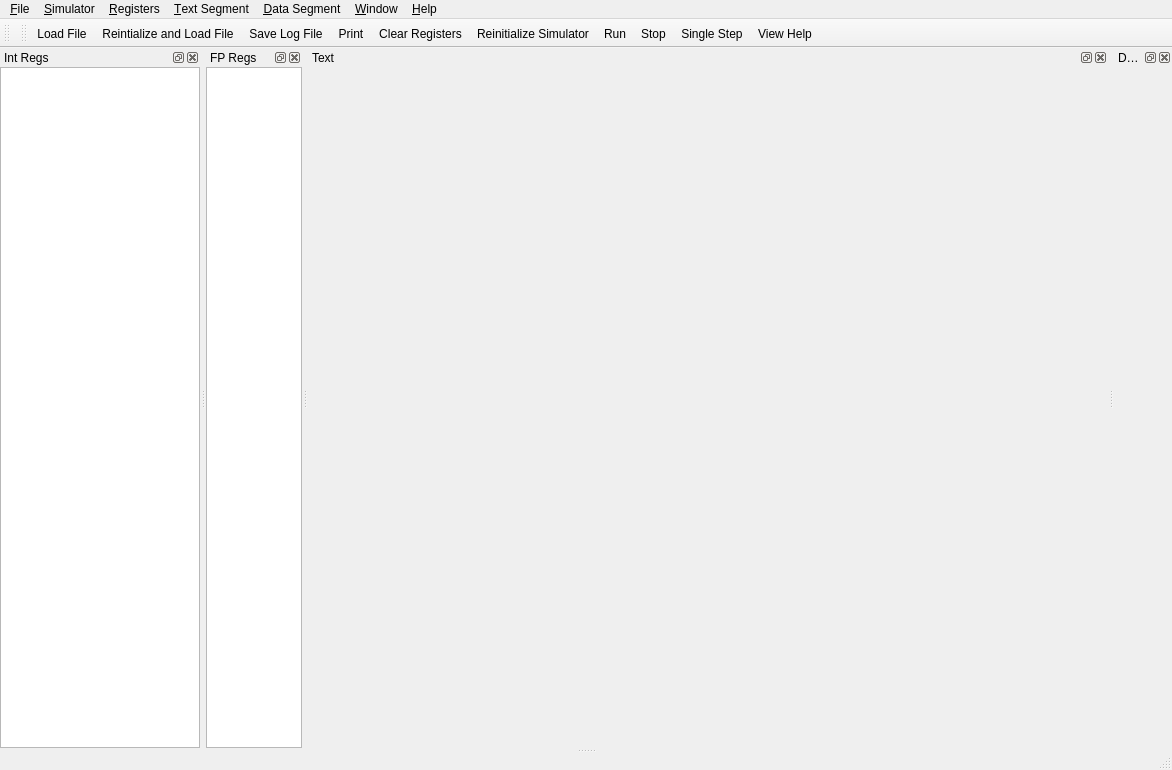
<?xml version="1.0" encoding="UTF-8"?>

<!--
   SPIM S20 MIPS simulator.
   Terminal interface for SPIM simulator.

   Copyright (c) 1990-2010, James R. Larus.
   All rights reserved.

   Redistribution and use in source and binary forms, with or without modification,
   are permitted provided that the following conditions are met:

   Redistributions of source code must retain the above copyright notice,
   this list of conditions and the following disclaimer.

   Redistributions in binary form must reproduce the above copyright notice,
   this list of conditions and the following disclaimer in the documentation and/or
   other materials provided with the distribution.

   Neither the name of the James R. Larus nor the names of its contributors may be
   used to endorse or promote products derived from this software without specific
   prior written permission.

   THIS SOFTWARE IS PROVIDED BY THE COPYRIGHT HOLDERS AND CONTRIBUTORS "AS IS"
   AND ANY EXPRESS OR IMPLIED WARRANTIES, INCLUDING, BUT NOT LIMITED TO, THE
   IMPLIED WARRANTIES OF MERCHANTABILITY AND FITNESS FOR A PARTICULAR PURPOSE
   ARE DISCLAIMED. IN NO EVENT SHALL THE COPYRIGHT HOLDER OR CONTRIBUTORS BE
   LIABLE FOR ANY DIRECT, INDIRECT, INCIDENTAL, SPECIAL, EXEMPLARY, OR
   CONSEQUENTIAL DAMAGES (INCLUDING, BUT NOT LIMITED TO, PROCUREMENT OF SUBSTITUTE
   GOODS OR SERVICES; LOSS OF USE, DATA, OR PROFITS; OR BUSINESS INTERRUPTION)
   HOWEVER CAUSED AND ON ANY THEORY OF LIABILITY, WHETHER IN CONTRACT, STRICT
   LIABILITY, OR TORT (INCLUDING NEGLIGENCE OR OTHERWISE) ARISING IN ANY WAY
   OUT OF THE USE OF THIS SOFTWARE, EVEN IF ADVISED OF THE POSSIBILITY OF SUCH DAMAGE.
-->


<ui version="4.0">
 <class>SpimView</class>
 <widget class="QMainWindow" name="SpimView">
  <property name="geometry">
   <rect>
    <x>0</x>
    <y>0</y>
    <width>1172</width>
    <height>770</height>
   </rect>
  </property>
  <property name="windowTitle">
   <string>QtSpim</string>
  </property>
  <property name="dockOptions">
   <set>QMainWindow::AnimatedDocks|QMainWindow::ForceTabbedDocks|QMainWindow::VerticalTabs</set>
  </property>
  <widget class="QTextEdit" name="centralWidget">
   <property name="undoRedoEnabled">
    <bool>false</bool>
   </property>
   <property name="readOnly">
    <bool>true</bool>
   </property>
  </widget>
  <widget class="QMenuBar" name="menuBar">
   <property name="geometry">
    <rect>
     <x>0</x>
     <y>0</y>
     <width>1172</width>
     <height>21</height>
    </rect>
   </property>
   <widget class="QMenu" name="menu_File">
    <property name="title">
     <string>&amp;File</string>
    </property>
    <widget class="QMenu" name="menuRecent_Files">
     <property name="title">
      <string>Recent Files</string>
     </property>
    </widget>
    <addaction name="action_File_Load"/>
    <addaction name="menuRecent_Files"/>
    <addaction name="action_File_Reload"/>
    <addaction name="separator"/>
    <addaction name="action_File_SaveLog"/>
    <addaction name="separator"/>
    <addaction name="action_File_Print"/>
    <addaction name="separator"/>
    <addaction name="action_File_Exit"/>
   </widget>
   <widget class="QMenu" name="menu_Simulator">
    <property name="title">
     <string>&amp;Simulator</string>
    </property>
    <addaction name="action_Sim_ClearRegisters"/>
    <addaction name="action_Sim_Reinitialize"/>
    <addaction name="separator"/>
    <addaction name="action_Sim_SetRunParameters"/>
    <addaction name="action_Sim_Run"/>
    <addaction name="action_Sim_Stop"/>
    <addaction name="action_Sim_SingleStep"/>
    <addaction name="separator"/>
    <addaction name="action_Sim_DisplaySymbols"/>
    <addaction name="separator"/>
    <addaction name="action_Sim_Settings"/>
   </widget>
   <widget class="QMenu" name="menu_Registers">
    <property name="title">
     <string>&amp;Registers</string>
    </property>
    <addaction name="action_Reg_DisplayBinary"/>
    <addaction name="action_Reg_DisplayOctal"/>
    <addaction name="action_Reg_DisplayHex"/>
    <addaction name="action_Reg_DisplayDecimal"/>
   </widget>
   <widget class="QMenu" name="menu_Text_Segment">
    <property name="title">
     <string>&amp;Text Segment</string>
    </property>
    <addaction name="action_Text_DisplayUserText"/>
    <addaction name="action_Text_DisplayKernelText"/>
    <addaction name="separator"/>
    <addaction name="action_Text_DisplayComments"/>
    <addaction name="action_Text_DisplayInstructionValue"/>
   </widget>
   <widget class="QMenu" name="menu_Data_Segment">
    <property name="title">
     <string>&amp;Data Segment</string>
    </property>
    <addaction name="action_Data_DisplayUserData"/>
    <addaction name="action_Data_DisplayUserStack"/>
    <addaction name="action_Data_DisplayKernelData"/>
    <addaction name="separator"/>
    <addaction name="separator"/>
    <addaction name="action_Data_DisplayBinary"/>
    <addaction name="action_Data_DisplayOctal"/>
    <addaction name="action_Data_DisplayHex"/>
    <addaction name="action_Data_DisplayDecimal"/>
   </widget>
   <widget class="QMenu" name="menu_Window">
    <property name="title">
     <string>&amp;Window</string>
    </property>
    <addaction name="action_Win_IntRegisters"/>
    <addaction name="action_Win_FPRegisters"/>
    <addaction name="action_Win_TextSegment"/>
    <addaction name="action_Win_DataSegment"/>
    <addaction name="action_Win_Console"/>
    <addaction name="separator"/>
    <addaction name="action_Win_Tile"/>
   </widget>
   <widget class="QMenu" name="menu_Help">
    <property name="title">
     <string>&amp;Help</string>
    </property>
    <addaction name="action_Help_ViewHelp"/>
    <addaction name="action_Help_AboutSPIM"/>
   </widget>
   <addaction name="menu_File"/>
   <addaction name="menu_Simulator"/>
   <addaction name="menu_Registers"/>
   <addaction name="menu_Text_Segment"/>
   <addaction name="menu_Data_Segment"/>
   <addaction name="menu_Window"/>
   <addaction name="menu_Help"/>
  </widget>
  <widget class="QToolBar" name="main_Win_ToolBar">
   <attribute name="toolBarArea">
    <enum>TopToolBarArea</enum>
   </attribute>
   <attribute name="toolBarBreak">
    <bool>false</bool>
   </attribute>
  </widget>
  <widget class="QStatusBar" name="statusBar"/>
  <widget class="QDockWidget" name="IntRegDockWidget">
   <property name="allowedAreas">
    <set>Qt::TopDockWidgetArea</set>
   </property>
   <property name="windowTitle">
    <string>Int Regs</string>
   </property>
   <attribute name="dockWidgetArea">
    <number>4</number>
   </attribute>
   <widget class="QTextEdit" name="IntRegTextEdit">
    <property name="minimumSize">
     <size>
      <width>200</width>
      <height>600</height>
     </size>
    </property>
    <property name="undoRedoEnabled">
     <bool>false</bool>
    </property>
    <property name="readOnly">
     <bool>true</bool>
    </property>
   </widget>
  </widget>
  <widget class="QDockWidget" name="FPRegDockWidget">
   <property name="allowedAreas">
    <set>Qt::TopDockWidgetArea</set>
   </property>
   <property name="windowTitle">
    <string>FP Regs</string>
   </property>
   <attribute name="dockWidgetArea">
    <number>4</number>
   </attribute>
   <widget class="QTextEdit" name="FPRegTextEdit">
    <property name="undoRedoEnabled">
     <bool>false</bool>
    </property>
    <property name="readOnly">
     <bool>true</bool>
    </property>
   </widget>
  </widget>
  <widget class="QDockWidget" name="TextSegDockWidget">
   <property name="sizePolicy">
    <sizepolicy hsizetype="Preferred" vsizetype="Preferred">
     <horstretch>0</horstretch>
     <verstretch>0</verstretch>
    </sizepolicy>
   </property>
   <property name="allowedAreas">
    <set>Qt::BottomDockWidgetArea|Qt::TopDockWidgetArea</set>
   </property>
   <property name="windowTitle">
    <string>Text</string>
   </property>
   <attribute name="dockWidgetArea">
    <number>4</number>
   </attribute>
   <widget class="textTextEdit" name="TextSegmentTextEdit">
    <property name="minimumSize">
     <size>
      <width>800</width>
      <height>600</height>
     </size>
    </property>
    <property name="undoRedoEnabled" stdset="0">
     <bool>false</bool>
    </property>
    <property name="readOnly" stdset="0">
     <bool>true</bool>
    </property>
   </widget>
  </widget>
  <widget class="QDockWidget" name="DataSegDockWidget">
   <property name="allowedAreas">
    <set>Qt::TopDockWidgetArea</set>
   </property>
   <property name="windowTitle">
    <string>Data</string>
   </property>
   <attribute name="dockWidgetArea">
    <number>4</number>
   </attribute>
   <widget class="dataTextEdit" name="DataSegmentTextEdit">
    <property name="undoRedoEnabled" stdset="0">
     <bool>false</bool>
    </property>
    <property name="readOnly" stdset="0">
     <bool>true</bool>
    </property>
   </widget>
  </widget>
  <widget class="QToolBar" name="toolBar">
   <property name="windowTitle">
    <string>toolBar</string>
   </property>
   <attribute name="toolBarArea">
    <enum>TopToolBarArea</enum>
   </attribute>
   <attribute name="toolBarBreak">
    <bool>false</bool>
   </attribute>
   <addaction name="action_File_Load"/>
   <addaction name="action_File_Reload"/>
   <addaction name="action_File_SaveLog"/>
   <addaction name="action_File_Print"/>
   <addaction name="action_Sim_ClearRegisters"/>
   <addaction name="action_Sim_Reinitialize"/>
   <addaction name="action_Sim_Run"/>
   <addaction name="action_Sim_Stop"/>
   <addaction name="action_Sim_SingleStep"/>
   <addaction name="action_Help_ViewHelp"/>
  </widget>
  <action name="action_File_Load">
   <property name="icon">
    <iconset resource="windows_images.qrc">
     <normaloff>:/icons/LoadFile.png</normaloff>:/icons/LoadFile.png</iconset>
   </property>
   <property name="text">
    <string>&amp;Load File</string>
   </property>
  </action>
  <action name="action_File_SaveLog">
   <property name="icon">
    <iconset resource="windows_images.qrc">
     <normaloff>:/icons/SaveLog.png</normaloff>:/icons/SaveLog.png</iconset>
   </property>
   <property name="text">
    <string>&amp;Save Log File</string>
   </property>
  </action>
  <action name="action_File_Exit">
   <property name="text">
    <string>&amp;Exit</string>
   </property>
  </action>
  <action name="action_Sim_ClearRegisters">
   <property name="icon">
    <iconset resource="windows_images.qrc">
     <normaloff>:/icons/ClearRegs.png</normaloff>:/icons/ClearRegs.png</iconset>
   </property>
   <property name="text">
    <string>&amp;Clear Registers</string>
   </property>
  </action>
  <action name="action_Sim_Reinitialize">
   <property name="icon">
    <iconset resource="windows_images.qrc">
     <normaloff>:/icons/Reinit.png</normaloff>:/icons/Reinit.png</iconset>
   </property>
   <property name="text">
    <string>Re&amp;initialize Simulator</string>
   </property>
  </action>
  <action name="action_File_Reload">
   <property name="icon">
    <iconset resource="windows_images.qrc">
     <normaloff>:/icons/ReloadFile.png</normaloff>:/icons/ReloadFile.png</iconset>
   </property>
   <property name="text">
    <string>Re&amp;intialize and Load File</string>
   </property>
  </action>
  <action name="action_Sim_SetRunParameters">
   <property name="text">
    <string>Run &amp;Parmeters</string>
   </property>
  </action>
  <action name="action_Sim_Run">
   <property name="icon">
    <iconset resource="windows_images.qrc">
     <normaloff>:/icons/Run.png</normaloff>:/icons/Run.png</iconset>
   </property>
   <property name="text">
    <string>&amp;Run</string>
   </property>
   <property name="shortcut">
    <string>F5</string>
   </property>
  </action>
  <action name="action_Sim_Stop">
   <property name="icon">
    <iconset resource="windows_images.qrc">
     <normaloff>:/icons/Stop.png</normaloff>:/icons/Pause.png</iconset>
   </property>
   <property name="text">
    <string>&amp;Stop</string>
   </property>
   <property name="shortcut">
    <string>Shift-F5</string>
   </property>
  </action>
  <action name="action_Sim_SingleStep">
   <property name="icon">
    <iconset resource="windows_images.qrc">
     <normaloff>:/icons/SingleStep.png</normaloff>:/icons/SingleStep.png</iconset>
   </property>
   <property name="text">
    <string>&amp;Single Step</string>
   </property>
   <property name="shortcut">
    <string>F10</string>
   </property>
  </action>
  <action name="action_Sim_DisplaySymbols">
   <property name="text">
    <string>&amp;Display Symbols</string>
   </property>
  </action>
  <action name="action_Sim_Settings">
   <property name="icon">
    <iconset resource="windows_images.qrc">
     <normaloff>:/icons/Settings.png</normaloff>:/icons/Settings.png</iconset>
   </property>
   <property name="text">
    <string>Settings</string>
   </property>
  </action>
  <action name="action_Reg_DisplayBinary">
   <property name="checkable">
    <bool>true</bool>
   </property>
   <property name="text">
    <string>Binary</string>
   </property>
  </action>
  <action name="action_Reg_DisplayOctal">
   <property name="checkable">
    <bool>true</bool>
   </property>
   <property name="text">
    <string>Octal</string>
   </property>
  </action>
  <action name="action_Reg_DisplayHex">
   <property name="checkable">
    <bool>true</bool>
   </property>
   <property name="text">
    <string>Hex</string>
   </property>
  </action>
  <action name="action_Reg_DisplayDecimal">
   <property name="checkable">
    <bool>true</bool>
   </property>
   <property name="text">
    <string>Decimal</string>
   </property>
  </action>
  <action name="action_Text_DisplayUserText">
   <property name="checkable">
    <bool>true</bool>
   </property>
   <property name="text">
    <string>User Text</string>
   </property>
  </action>
  <action name="action_Text_DisplayKernelText">
   <property name="checkable">
    <bool>true</bool>
   </property>
   <property name="text">
    <string>Kernel Text</string>
   </property>
  </action>
  <action name="action_Text_DisplayComments">
   <property name="checkable">
    <bool>true</bool>
   </property>
   <property name="text">
    <string>Comments</string>
   </property>
  </action>
  <action name="action_Text_DisplayInstructionValue">
   <property name="checkable">
    <bool>true</bool>
   </property>
   <property name="text">
    <string>Instruction Value</string>
   </property>
  </action>
  <action name="action_Data_DisplayUserData">
   <property name="checkable">
    <bool>true</bool>
   </property>
   <property name="text">
    <string>User Data</string>
   </property>
  </action>
  <action name="action_Data_DisplayUserStack">
   <property name="checkable">
    <bool>true</bool>
   </property>
   <property name="text">
    <string>User Stack</string>
   </property>
  </action>
  <action name="action_Data_DisplayKernelData">
   <property name="checkable">
    <bool>true</bool>
   </property>
   <property name="text">
    <string>Kernel Data</string>
   </property>
  </action>
  <action name="action_Data_DisplayBinary">
   <property name="checkable">
    <bool>true</bool>
   </property>
   <property name="text">
    <string>Binary</string>
   </property>
  </action>
  <action name="action_Data_DisplayOctal">
   <property name="checkable">
    <bool>true</bool>
   </property>
   <property name="text">
    <string>Octal</string>
   </property>
  </action>
  <action name="action_Data_DisplayHex">
   <property name="checkable">
    <bool>true</bool>
   </property>
   <property name="text">
    <string>Hex</string>
   </property>
  </action>
  <action name="action_Data_DisplayDecimal">
   <property name="checkable">
    <bool>true</bool>
   </property>
   <property name="text">
    <string>Decimal</string>
   </property>
  </action>
  <action name="action_Win_IntRegisters">
   <property name="checkable">
    <bool>true</bool>
   </property>
   <property name="text">
    <string>Integer Registers</string>
   </property>
  </action>
  <action name="action_Win_FPRegisters">
   <property name="checkable">
    <bool>true</bool>
   </property>
   <property name="text">
    <string>FP Registers</string>
   </property>
  </action>
  <action name="action_Win_TextSegment">
   <property name="checkable">
    <bool>true</bool>
   </property>
   <property name="text">
    <string>Text Segment</string>
   </property>
  </action>
  <action name="action_Win_DataSegment">
   <property name="checkable">
    <bool>true</bool>
   </property>
   <property name="text">
    <string>Data Segment</string>
   </property>
  </action>
  <action name="action_Win_Console">
   <property name="checkable">
    <bool>true</bool>
   </property>
   <property name="text">
    <string>Console</string>
   </property>
  </action>
  <action name="action_Win_Tile">
   <property name="text">
    <string>Tile</string>
   </property>
  </action>
  <action name="action_Help_ViewHelp">
   <property name="icon">
    <iconset resource="windows_images.qrc">
     <normaloff>:/icons/Help.png</normaloff>:/icons/Help.png</iconset>
   </property>
   <property name="text">
    <string>View Help</string>
   </property>
  </action>
  <action name="action_Help_AboutSPIM">
   <property name="text">
    <string>About SPIM</string>
   </property>
  </action>
  <action name="action_File_Print">
   <property name="icon">
    <iconset resource="windows_images.qrc">
     <normaloff>:/icons/Print.png</normaloff>:/icons/Print.png</iconset>
   </property>
   <property name="text">
    <string>Print</string>
   </property>
  </action>
 </widget>
 <layoutdefault spacing="6" margin="11"/>
 <customwidgets>
  <customwidget>
   <class>textTextEdit</class>
   <extends>QWidget</extends>
   <header>texttextedit.h</header>
  </customwidget>
  <customwidget>
   <class>dataTextEdit</class>
   <extends>QWidget</extends>
   <header>datatextedit.h</header>
  </customwidget>
 </customwidgets>
 <resources>
  <include location="windows_images.qrc"/>
 </resources>
 <connections/>
</ui>
